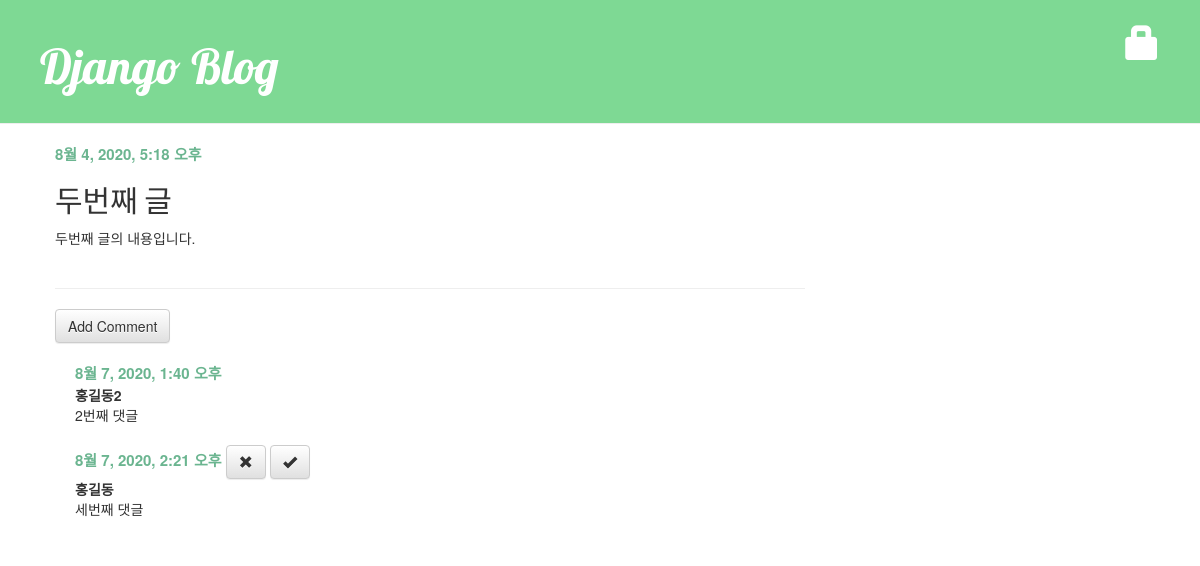
The app's page /post/2/ with its own data.
### blog/models.py (models this page shows, shortened)
class Post(models.Model):
    author = models.ForeignKey('auth.User', on_delete=models.CASCADE)
    title = models.CharField(max_length=200, validators=[min_length_3_validator])
    text = models.TextField()
    created_date = models.DateTimeField(default=timezone.now)
    published_date = models.DateTimeField(blank=True, null=True)

class Comment(models.Model):
    post = models.ForeignKey('blog.Post', on_delete=models.CASCADE, related_name='comments')
    author = models.CharField(max_length=100)
    text = models.TextField()
    created_date = models.DateTimeField(default=timezone.now)
    approved_comment = models.BooleanField(default=False)

### blog/views.py (the view)
# urls.py: path('post/<int:pk>/', views.post_detail, name='post_detail'),
def post_detail(request, pk):
    post = get_object_or_404(Post, pk=pk)
    return render(request, 'blog/post_detail.html', {'post': post})

### blog/templates/blog/post_detail.html (shortened to what this page needs)
{% extends 'blog/base.html' %}
{% block content %}
    <div class="post">
        {% if post.published_date %}
            <div class="date">
                {{ post.published_date }}
            </div>
        {% endif %}
        <h2>{{ post.title | title }}</h2>
        <p>{{ post.text | linebreaksbr}}</p>
    </div>
<hr>
<a class="btn btn-default" href="{% url 'add_comment_to_post' pk=post.pk %}">Add Comment</a>
{% for comment in post.comments.all %}
    <div class="comment">
        <div class="date">
            {{comment.created_date}}
            {% if not comment.approved_comment %}
                <a class="btn btn-default" href="{% url 'comment_remove' pk=comment.pk %}">
                    <span class="glyphicon glyphicon-remove"></span>
                </a>
                <a class="btn btn-default" href="{% url 'comment_approve' pk=comment.pk %}">
                    <span class="glyphicon glyphicon-ok"></span>
                </a>
            {% endif %}
        </div>
        <strong>{{comment.author}}</strong>
        <p>{{comment.text|linebreaksbr}}</p>
    </div>
{% empty %}
    <p>No comments here yet :( </p>
{% endfor %}
{% endblock %}

### blog/templates/blog/base.html (shortened to what this page needs)
<!DOCTYPE html>
{% load static %}
<html lang="en">
<head>
    <link rel="stylesheet" href="https://stackpath.bootstrapcdn.com/bootstrap/3.4.1/css/bootstrap.min.css">
    <link rel="stylesheet" href="https://stackpath.bootstrapcdn.com/bootstrap/3.4.1/css/bootstrap-theme.min.css">
    <link rel="stylesheet" href="{% static 'css/blog.css' %}">
</head>
<body>
    <div class="page-header">
        {% if user.is_authenticated %}
            <a href="{% url 'post_new' %}" class="top-menu">
                <span class="glyphicon glyphicon-plus"></span>
            </a>
            <p class="top-menu"><small>HELLO, {{user.username}}(<a href="{% url 'logout' %}?next={{request.path}}">LOGOUT</a>)</small></p>
        {% else %}
            <a href="{% url 'login' %}" class="top-menu">
                <span class="glyphicon glyphicon-lock"></span>
            </a>
        {% endif %}
        <h1><a href="/">Django Blog</a></h1>
    </div>
    <div class = "content container">
        <div class="row">
            <div class="col-md-8">
                {% block content %}
                {% endblock %}
            </div>
        </div>
    </div>
</body>
</html>

### blog/static/css/blog.css (style rules this page uses)
.page-header { background-color: #7ed994; margin-top: 0; padding : 20px 20px 20px 40px; }
.page-header h1, .page-header h1 a, .page-header h1 a:visited,.page-header h1 a:active { color: #ffffff; font-size : 36pt; text-decoration: none; }
h1,h2,h3,h4 { font-family : 'Lobster', cursive; }
.content { margin-left : 40px; }
.post { margin-bottom : 40px; }
.date { color : #6BB590; font-size : 15px; font-weight : bold; }
.top-menu, .top-menu:hover, top-menu:visited { color: white; font-size: 26pt; margin-right: 20px; float: right; }
.comment { margin: 20px 0px 20px 20px; }

### records on screen
Post: published_date "8월 4, 2020, 5:18 오후", title "두번째 글", text "두번째 글의 내용입니다."
Comment: created_date "8월 7, 2020, 1:40 오후", author "홍길동2", text "2번째 댓글"
Comment: created_date "8월 7, 2020, 2:21 오후", approved_comment False (drawn), author "홍길동", text "세번째 댓글"
